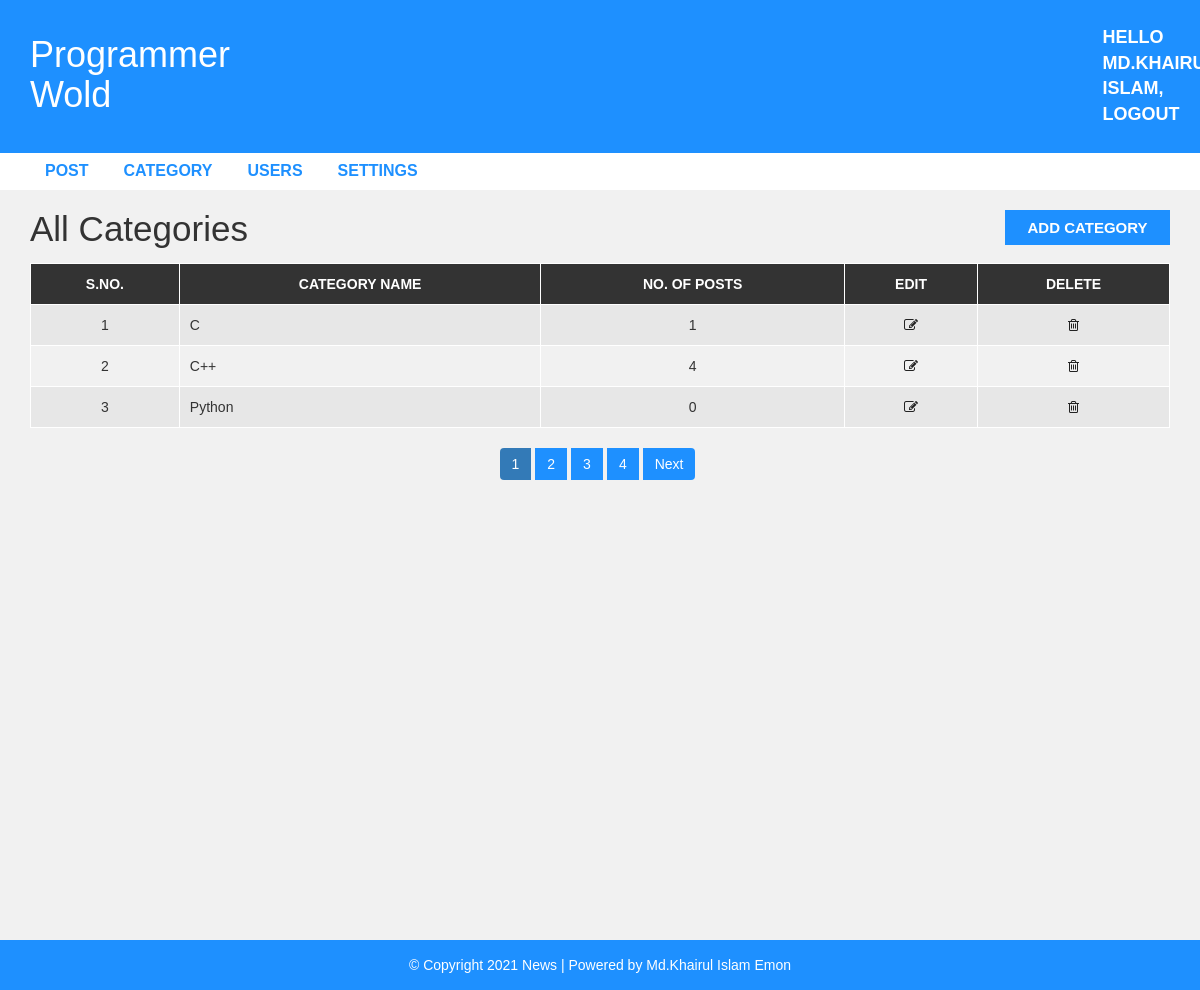
The app's page /admin/category.php (signed in), older data.
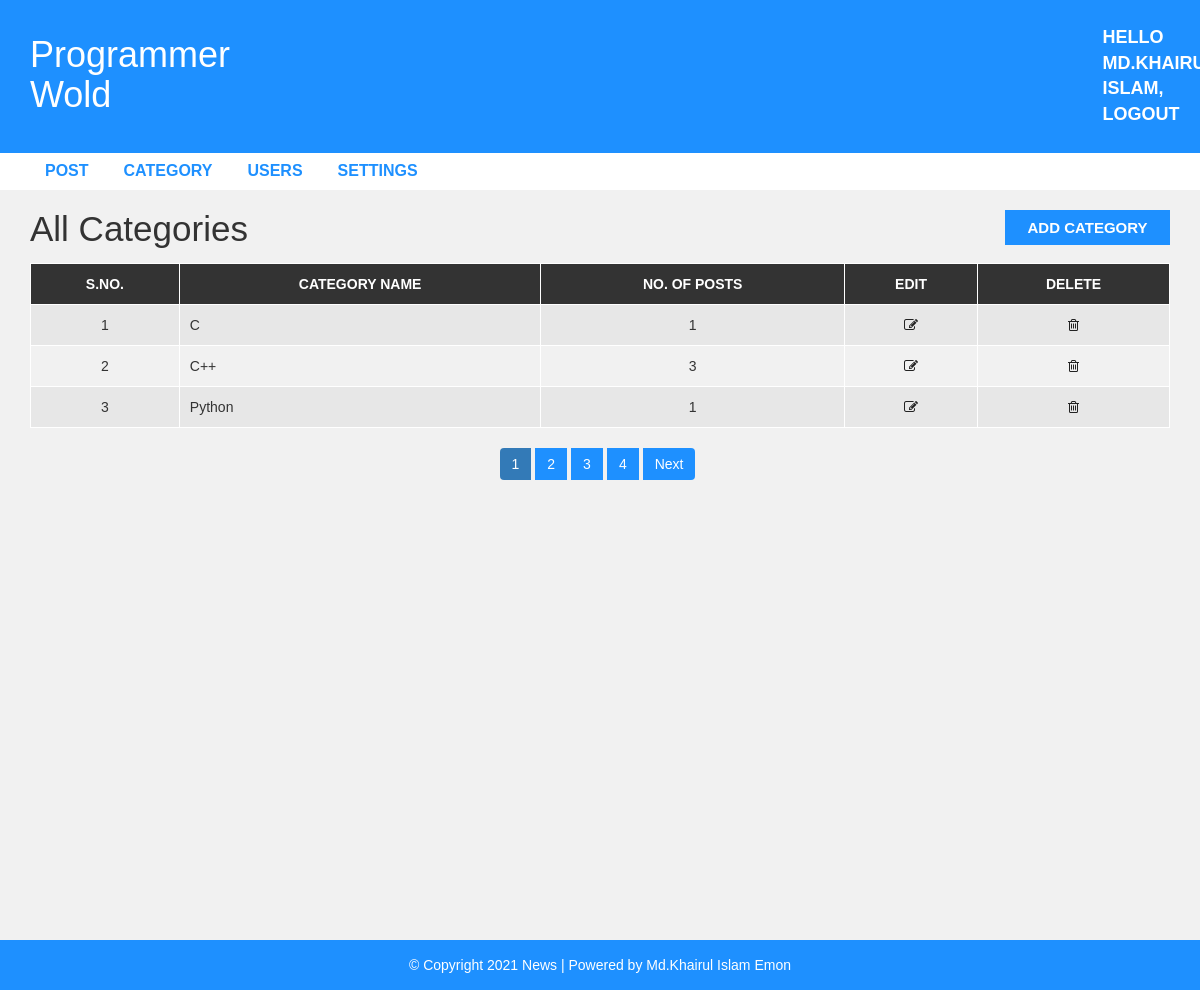
The same page, newer data.
### tables this page shows
CREATE TABLE `settings` (
  `websitename` varchar(60) NOT NULL,
  `logo` varchar(50) NOT NULL,
  `footerdesc` varchar(255) NOT NULL
);

CREATE TABLE `category` (
  `category_id` int(11) NOT NULL,
  `category_name` varchar(100) NOT NULL,
  `post` int(11) NOT NULL DEFAULT 0
);

### admin/category.php (the view, shortened to what the changed rows need)
<?php include "header.php";
?>
<div id="admin-content">
    <div class="container">
        <div class="row">
            <div class="col-md-10">
                <h1 class="admin-heading">All Categories</h1>
            </div>
            <div class="col-md-12">
                <?php
                include 'config.php';
                $limit = 3;
                if (isset($_GET['page'])) {
                    $page = $_GET['page'];
                } else {
                    $page = 1;
                }
                $offset = ($page - 1) * $limit;
                $sql = "SELECT * FROM category ORDER BY category_id ASC LIMIT {$offset},{$limit}";
                $result = mysqli_query($conn, $sql) or die("Query Failed!!!");
                if (mysqli_num_rows($result) > 0) {
                ?>
                    <table class="content-table">
                        <thead>
                            <th>S.No.</th>
                            <th>Category Name</th>
                            <th>No. of Posts</th>
                            <th>Edit</th>
                            <th>Delete</th>
                        </thead>
                        <tbody>
                            <?php
                            while ($row = mysqli_fetch_assoc($result)) {
                            ?>
                                <tr>
                                    <td class='id'><?php echo $row['category_id']; ?></td>
                                    <td><?php echo $row['category_name']; ?></td>
                                    <td><?php echo $row['post']; ?></td>
                                    <td class='edit'><a href='update-category.php?id=<?php echo $row['category_id']; ?>'><i class='fa fa-edit'></i></a></td>
                                    <td class='delete'><a href='delete-category.php?id=<?php echo $row['category_id']; ?>'><i class='fa fa-trash-o'></i></a></td>
                                </tr>
                            <?php } ?>
                        </tbody>
                    </table>
                <?php
                }
                $sql1 = "SELECT * FROM category";
                $result1 = mysqli_query($conn, $sql1) or die("Query Failed!!!");
                if (mysqli_num_rows($result1) > 0) {
                    $total_records = mysqli_num_rows($result1);
                    $total_page = ceil($total_records / $limit);
                    echo '<ul class="pagination admin-pagination">';
                    for ($i = 1; $i <= $total_page; $i++) {
                        if ($i == $page) {
                            $active = 'active';
                        } else {
                            $active = '';
                        }
                        echo '<li class="' . $active . '"><a href="category.php?page=' . $i . '">' . $i . '</a></li>';
                    }
                    echo '</ul>';
                }
                ?>
            </div>
        </div>
    </div>
</div>
<?php include "footer.php"; ?>

### admin/header.php (shortened to what the changed rows need)
<!DOCTYPE html>
<html lang="en">
<head>
    <link rel="stylesheet" href="../css/bootstrap.min.css" />
    <link rel="stylesheet" href="../css/font-awesome.css">
    <link rel="stylesheet" href="../css/style.css">
</head>
<body>
    <div id="header-admin">
        <div class="container">
            <div class="row">
                <div class="col-md-2">
                <?php
                    include 'config.php';
                    $sql = "SELECT * FROM settings";
                    $result = mysqli_query($conn, $sql) or die("Query Failed!!!");
                    if (mysqli_num_rows($result) > 0) {
                        while ($row = mysqli_fetch_assoc($result)) {
                                if(true){
                                echo '<a style="color:white;" href="post.php"><h1>' . $row['websitename'] . '</h1></a>';
                            } else {
                                echo '<a href="post.php" id="logo"><img src="images/' . $row['logo'] . '"></a>';
                            }
                        }
                    }
                    ?>
                </div>
            </div>
        </div>
    </div>

Row changes from the older to the newer data that the page shows:
changed category id 2: post "4" → "3"
changed category "Python": post "0" → "1"
